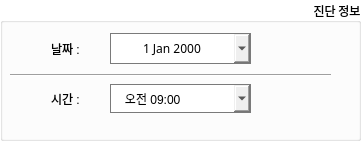
   <widget class="QGroupBox" name="zindan">
    <property name="geometry">
     <rect>
      <x>17</x>
      <y>51</y>
      <width>361</width>
      <height>141</height>
     </rect>
    </property>
    <property name="font">
     <font>
      <family>맑은 고딕</family>
      <pointsize>9</pointsize>
      <weight>50</weight>
      <italic>false</italic>
      <bold>false</bold>
     </font>
    </property>
    <property name="autoFillBackground">
     <bool>false</bool>
    </property>
    <property name="styleSheet">
     <string notr="true">font: 9pt &quot;맑은 고딕&quot;;
background-color:rgba(255, 255, 255, 170);
box-shadow: 5px 10px 5px rgb(75, 75, 75);</string>
    </property>
    <property name="title">
     <string>진단 정보</string>
    </property>
    <property name="alignment">
     <set>Qt::AlignRight|Qt::AlignTrailing|Qt::AlignVCenter</set>
    </property>
    <property name="flat">
     <bool>false</bool>
    </property>
    <property name="checkable">
     <bool>false</bool>
    </property>
    <widget class="QLabel" name="label_9">
     <property name="geometry">
      <rect>
       <x>51</x>
       <y>39</y>
       <width>51</width>
       <height>20</height>
      </rect>
     </property>
     <property name="styleSheet">
      <string notr="true">background-color:none;</string>
     </property>
     <property name="text">
      <string>날짜 : </string>
     </property>
    </widget>
    <widget class="QLabel" name="label_12">
     <property name="geometry">
      <rect>
       <x>51</x>
       <y>88</y>
       <width>51</width>
       <height>21</height>
      </rect>
     </property>
     <property name="styleSheet">
      <string notr="true">background-color:none;</string>
     </property>
     <property name="text">
      <string>시간 : </string>
     </property>
    </widget>
    <widget class="QDateEdit" name="date0">
     <property name="geometry">
      <rect>
       <x>110</x>
       <y>33</y>
       <width>141</width>
       <height>31</height>
      </rect>
     </property>
     <property name="palette">
      <palette>
       <active/>
       <inactive/>
       <disabled/>
      </palette>
     </property>
     <property name="font">
      <font>
       <family>맑은 고딕</family>
       <pointsize>9</pointsize>
       <weight>50</weight>
       <italic>false</italic>
       <bold>false</bold>
      </font>
     </property>
     <property name="mouseTracking">
      <bool>false</bool>
     </property>
     <property name="tabletTracking">
      <bool>false</bool>
     </property>
     <property name="focusPolicy">
      <enum>Qt::ClickFocus</enum>
     </property>
     <property name="layoutDirection">
      <enum>Qt::LeftToRight</enum>
     </property>
     <property name="styleSheet">
      <string notr="true">border:1px solid rgb(122, 122, 122);
font: 9pt &quot;맑은 고딕&quot;;
background-color: auto;



</string>
     </property>
     <property name="inputMethodHints">
      <set>Qt::ImhDate|Qt::ImhPreferNumbers</set>
     </property>
     <property name="alignment">
      <set>Qt::AlignCenter</set>
     </property>
     <property name="buttonSymbols">
      <enum>QAbstractSpinBox::UpDownArrows</enum>
     </property>
     <property name="currentSection">
      <enum>QDateTimeEdit::MonthSection</enum>
     </property>
     <property name="calendarPopup">
      <bool>true</bool>
     </property>
    </widget>
    <widget class="Line" name="line_4">
     <property name="geometry">
      <rect>
       <x>10</x>
       <y>60</y>
       <width>321</width>
       <height>31</height>
      </rect>
     </property>
     <property name="styleSheet">
      <string notr="true">background-color:none;
</string>
     </property>
     <property name="orientation">
      <enum>Qt::Horizontal</enum>
     </property>
    </widget>
    <widget class="QComboBox" name="timebox">
     <property name="geometry">
      <rect>
       <x>110</x>
       <y>84</y>
       <width>141</width>
       <height>29</height>
      </rect>
     </property>
     <property name="sizePolicy">
      <sizepolicy hsizetype="Preferred" vsizetype="Fixed">
       <horstretch>0</horstretch>
       <verstretch>0</verstretch>
      </sizepolicy>
     </property>
     <property name="focusPolicy">
      <enum>Qt::ClickFocus</enum>
     </property>
     <property name="layoutDirection">
      <enum>Qt::LeftToRight</enum>
     </property>
     <property name="styleSheet">
      <string notr="true">background-color:none;
text-align: center;
border:1px solid rgb(122, 122, 122);
font: 9pt &quot;맑은 고딕&quot;;</string>
     </property>
     <property name="inputMethodHints">
      <set>Qt::ImhTime</set>
     </property>
     <property name="currentIndex">
      <number>0</number>
     </property>
     <property name="duplicatesEnabled">
      <bool>false</bool>
     </property>
     <property name="frame">
      <bool>true</bool>
     </property>
     <item>
      <property name="text">
       <string>   오전 09:00</string>
      </property>
     </item>
     <item>
      <property name="text">
       <string>   오후 12:00</string>
      </property>
     </item>
     <item>
      <property name="text">
       <string>   오후 15:00</string>
      </property>
     </item>
     <item>
      <property name="text">
       <string>   오후 18:00</string>
      </property>
     </item>
     <item>
      <property name="text">
       <string>   오후 21:00</string>
      </property>
     </item>
    </widget>
   </widget>
